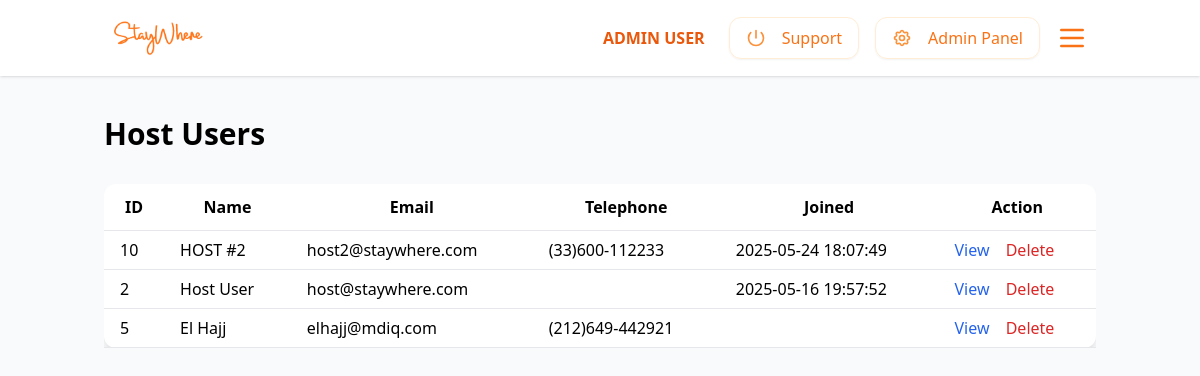
/hosts.php (signed in), run on an earlier commit of the app's database.
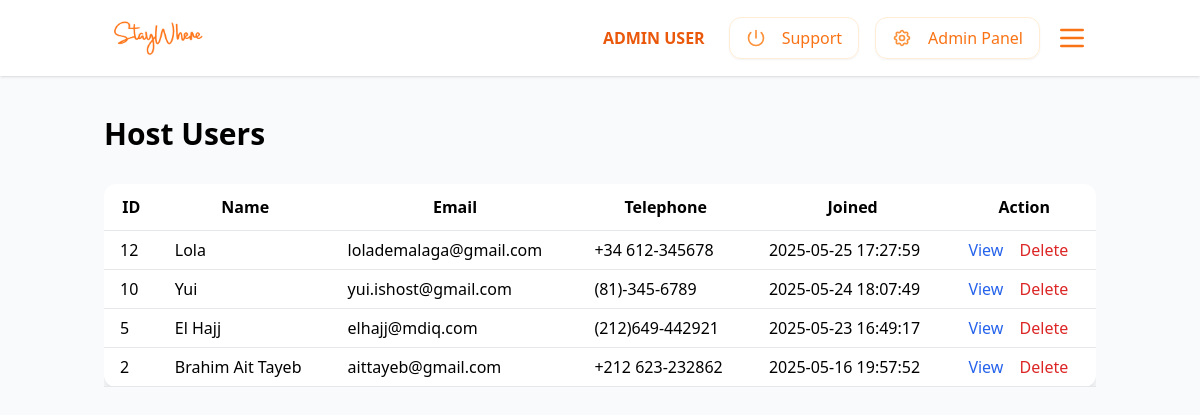
And on a later commit of the database.
### tables this page shows
CREATE TABLE `users` (
  `id` bigint(20) UNSIGNED NOT NULL,
  `name` varchar(255) NOT NULL,
  `email` varchar(255) NOT NULL,
  `telephone` varchar(20) NOT NULL,
  `password` varchar(255) NOT NULL,
  `profile_picture` varchar(255) DEFAULT NULL,
  `about_me` text DEFAULT NULL,
  `role` enum('guest','host','admin') NOT NULL,
  `created_at` timestamp NULL DEFAULT NULL,
  `updated_at` timestamp NULL DEFAULT NULL
);

### hosts.php (the view, shortened to what this page needs)
<?php
include_once 'headers/header.php';
$stmt = $pdo->query("SELECT id, name, email, telephone, created_at FROM users WHERE role='host' ORDER BY created_at DESC");
$hosts = $stmt->fetchAll(PDO::FETCH_ASSOC);
?>
<!DOCTYPE html>
<html lang="en">
<head>
    <script src="https://cdn.tailwindcss.com"></script>
</head>
<body class="bg-gray-50 min-h-screen">
    <div class="container mx-auto px-4 py-10">
        <h1 class="text-3xl font-bold mb-8">Host Users</h1>
        <div class="overflow-x-auto">
            <table class="min-w-full bg-white rounded-xl shadow-lg">
                <thead>
                    <tr>
                        <th class="py-3 px-4 border-b">ID</th>
                        <th class="py-3 px-4 border-b">Name</th>
                        <th class="py-3 px-4 border-b">Email</th>
                        <th class="py-3 px-4 border-b">Telephone</th>
                        <th class="py-3 px-4 border-b">Joined</th>
                        <th class="py-3 px-4 border-b">Action</th>
                    </tr>
                </thead>
                <tbody>
                    <?php foreach ($hosts as $host): ?>
                    <tr class="hover:bg-gray-100">
                        <td class="py-2 px-4 border-b"><?= $host['id'] ?></td>
                        <td class="py-2 px-4 border-b"><?= htmlspecialchars($host['name']) ?></td>
                        <td class="py-2 px-4 border-b"><?= htmlspecialchars($host['email']) ?></td>
                        <td class="py-2 px-4 border-b"><?= htmlspecialchars($host['telephone']) ?></td>
                        <td class="py-2 px-4 border-b"><?= htmlspecialchars($host['created_at']) ?></td>
                        <td class="py-2 px-4 border-b">
                            <a href="about-user.php?id=<?= $host['id'] ?>" class="text-blue-600 hover:underline mr-3">View</a>
                            <a href="guests.php?delete=<?= $host['id'] ?>" class="text-red-600 hover:underline"
                               onclick="return confirm('Are you sure you want to delete this user?');">Delete</a>
                        </td>
                    </tr>
                    <?php endforeach; ?>
                </tbody>
            </table>
        </div>
    </div>
</body>
</html>

What changed in the data, as far as the page shows it:
added users: id "12", name "Lola", email "lolademalaga@gmail.com", telephone "+34 612-345678", created_at "2025-05-25 17:27:59"
changed users id 10: name "HOST #2" → "Yui"; email "host2@staywhere.com" → "yui.ishost@gmail.com"; telephone "(33)600-112233" → "(81)-345-6789"
changed users "El Hajj": created_at (not shown) → "2025-05-23 16:49:17"; moves up the list
changed users id 2: name "Host User" → "Brahim Ait Tayeb"; email "host@staywhere.com" → "aittayeb@gmail.com"; telephone (not shown) → "+212 623-232862"
